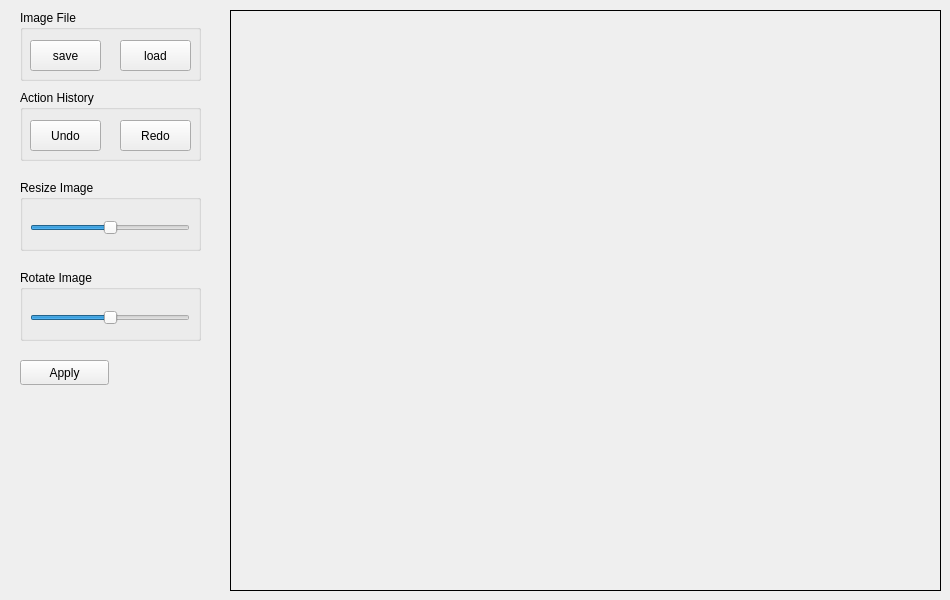
<?xml version="1.0" encoding="UTF-8"?>
<ui version="4.0">
 <class>MainWindow</class>
 <widget class="QMainWindow" name="MainWindow">
  <property name="geometry">
   <rect>
    <x>0</x>
    <y>0</y>
    <width>950</width>
    <height>600</height>
   </rect>
  </property>
  <property name="windowTitle">
   <string>MainWindow</string>
  </property>
  <widget class="QWidget" name="centralWidget">
   <widget class="QLabel" name="image_canvas">
    <property name="geometry">
     <rect>
      <x>230</x>
      <y>10</y>
      <width>711</width>
      <height>581</height>
     </rect>
    </property>
    <property name="frameShape">
     <enum>QFrame::Box</enum>
    </property>
    <property name="text">
     <string/>
    </property>
   </widget>
   <widget class="QGroupBox" name="file_handling_section">
    <property name="geometry">
     <rect>
      <x>20</x>
      <y>10</y>
      <width>181</width>
      <height>71</height>
     </rect>
    </property>
    <property name="title">
     <string>Image File</string>
    </property>
    <widget class="QPushButton" name="save_button">
     <property name="geometry">
      <rect>
       <x>10</x>
       <y>30</y>
       <width>71</width>
       <height>31</height>
      </rect>
     </property>
     <property name="text">
      <string>save</string>
     </property>
    </widget>
    <widget class="QPushButton" name="load_button">
     <property name="geometry">
      <rect>
       <x>100</x>
       <y>30</y>
       <width>71</width>
       <height>31</height>
      </rect>
     </property>
     <property name="text">
      <string>load</string>
     </property>
    </widget>
   </widget>
   <widget class="QGroupBox" name="action_history_section">
    <property name="geometry">
     <rect>
      <x>20</x>
      <y>90</y>
      <width>181</width>
      <height>71</height>
     </rect>
    </property>
    <property name="title">
     <string>Action History</string>
    </property>
    <widget class="QPushButton" name="undo_button">
     <property name="geometry">
      <rect>
       <x>10</x>
       <y>30</y>
       <width>71</width>
       <height>31</height>
      </rect>
     </property>
     <property name="text">
      <string>Undo</string>
     </property>
    </widget>
    <widget class="QPushButton" name="redo_button">
     <property name="geometry">
      <rect>
       <x>100</x>
       <y>30</y>
       <width>71</width>
       <height>31</height>
      </rect>
     </property>
     <property name="text">
      <string>Redo</string>
     </property>
    </widget>
   </widget>
   <widget class="QGroupBox" name="resize_image_section">
    <property name="geometry">
     <rect>
      <x>20</x>
      <y>180</y>
      <width>181</width>
      <height>71</height>
     </rect>
    </property>
    <property name="title">
     <string>Resize Image</string>
    </property>
    <widget class="QSlider" name="resize_slider">
     <property name="geometry">
      <rect>
       <x>10</x>
       <y>40</y>
       <width>160</width>
       <height>16</height>
      </rect>
     </property>
     <property name="minimum">
      <number>-100</number>
     </property>
     <property name="maximum">
      <number>100</number>
     </property>
     <property name="value">
      <number>0</number>
     </property>
     <property name="orientation">
      <enum>Qt::Horizontal</enum>
     </property>
    </widget>
   </widget>
   <widget class="QGroupBox" name="rotate_image_section">
    <property name="geometry">
     <rect>
      <x>20</x>
      <y>270</y>
      <width>181</width>
      <height>71</height>
     </rect>
    </property>
    <property name="title">
     <string>Rotate Image</string>
    </property>
    <widget class="QSlider" name="rotate_slider">
     <property name="geometry">
      <rect>
       <x>10</x>
       <y>40</y>
       <width>160</width>
       <height>16</height>
      </rect>
     </property>
     <property name="minimum">
      <number>-100</number>
     </property>
     <property name="maximum">
      <number>100</number>
     </property>
     <property name="orientation">
      <enum>Qt::Horizontal</enum>
     </property>
    </widget>
   </widget>
   <widget class="QPushButton" name="apply_button">
    <property name="geometry">
     <rect>
      <x>20</x>
      <y>360</y>
      <width>89</width>
      <height>25</height>
     </rect>
    </property>
    <property name="text">
     <string>Apply</string>
    </property>
   </widget>
  </widget>
 </widget>
 <layoutdefault spacing="6" margin="11"/>
 <resources/>
 <connections/>
</ui>
